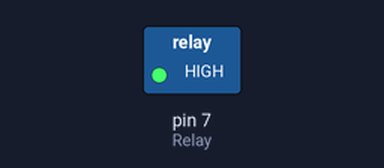
Bench run of a sketch on a simulated Arduino Uno, built with avr-gcc and run on an emulated ATmega328P. Parts: switched loads named in the sketch (green lamp = pin HIGH).

Above: at 2.5 s.
At 7.5 s:
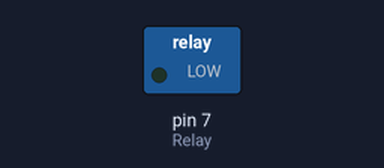
Timing chart, 0 to 13.0 s (numbered marks = the images above):
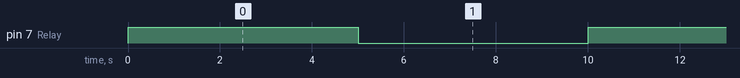

Measured:
- by itself, pin 7 (Relay): alternates HIGH for 5.0 s and LOW for 5.0 s

The sketch:

Code_RELAIS.ino
```cpp
int Relay = 7;
void setup()
{
  pinMode(Relay, OUTPUT);     //Set Pin3 as output
}
void loop()
{
  digitalWrite(Relay, HIGH);   //Turn off relay
  delay(5000);
  digitalWrite(Relay, LOW);    //Turn on relay
  delay(5000);
}
```
